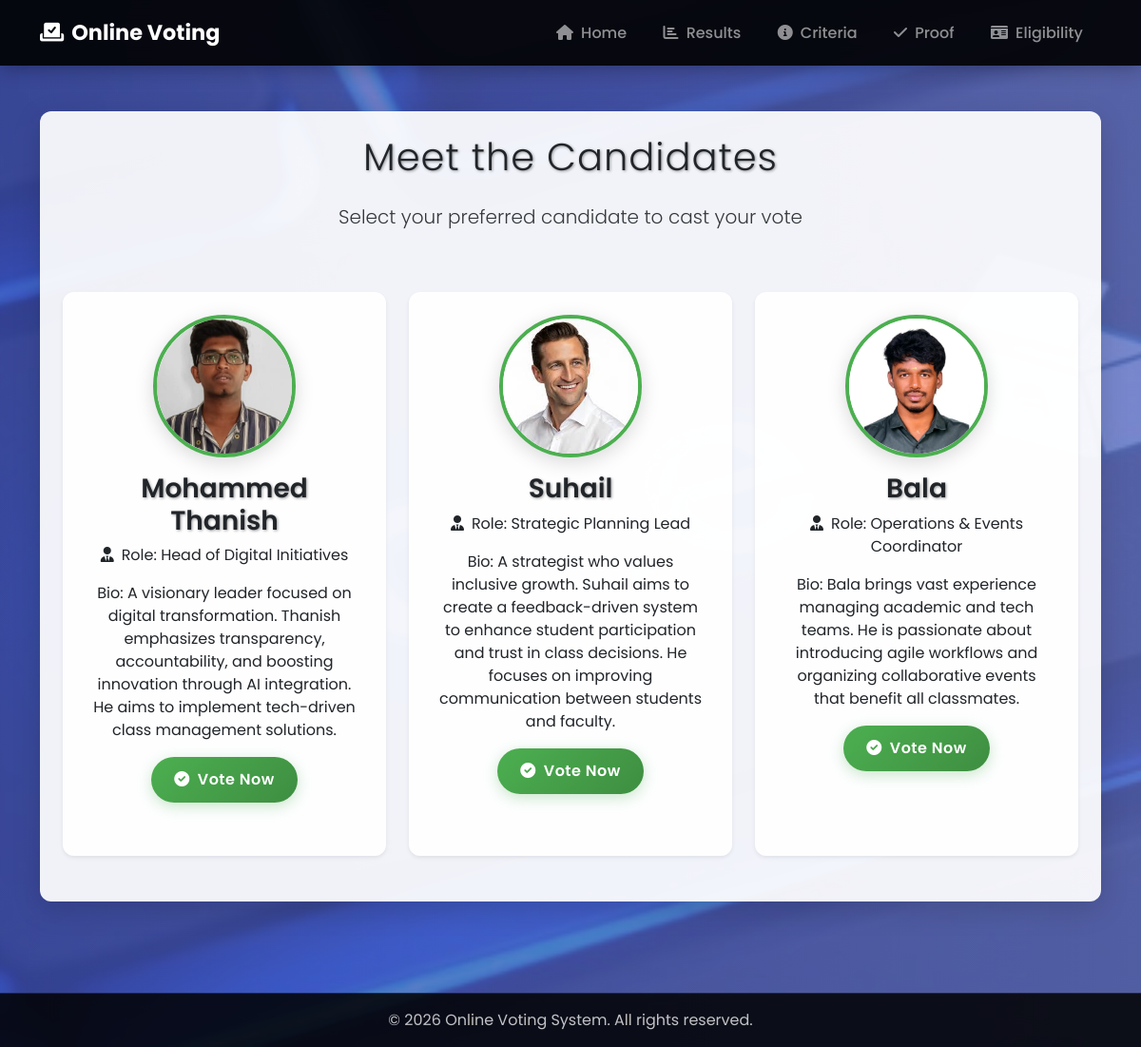
Page /home/ on the earlier database version.
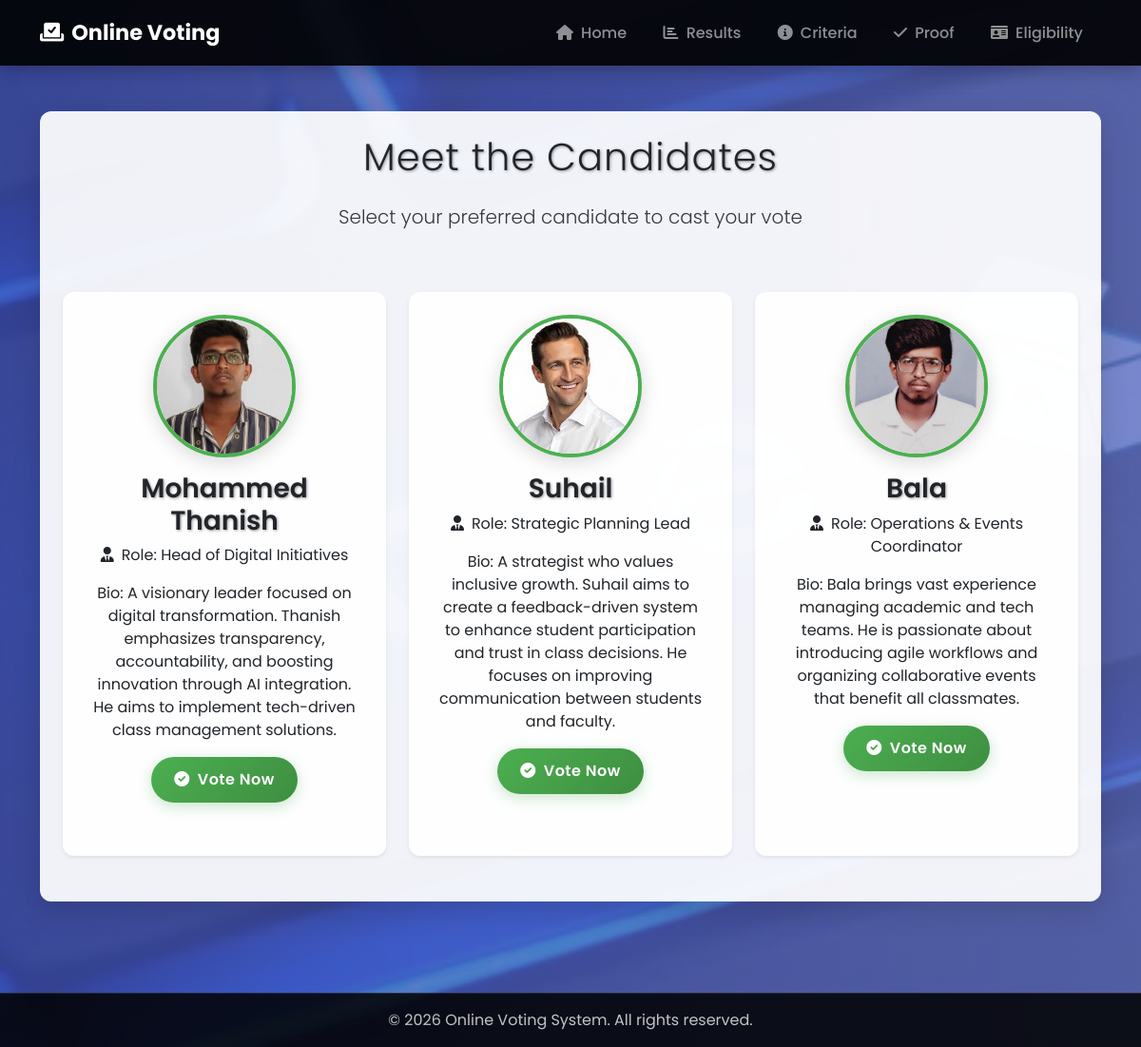
Same page on the later database version.
### pollzone/models.py (models this page shows, shortened)
class Candidate(models.Model):
    name = models.CharField(max_length=100)
    votes = models.IntegerField(default=0)
    photo = models.ImageField(upload_to='candidate_photos/', blank=True, null=True)

### pollzone/views.py (the view)
# urls.py: 2. Add a URL to urlpatterns:  path('', views.home, name='home')
def home(request):
    candidates = Candidate.objects.all()[:3]
    return render(request, 'pollzone/home.html', {'candidates': candidates})

### pollzone/templates/pollzone/home.html (shortened to what this page needs)
{% extends 'pollzone/base.html' %}
{% load static %}
{% block body_class %}bg-home{% endblock %}
{% block content %}
<div class="card p-4 mb-5">
    <div class="text-center">
        <h1 class="display-4 mb-4">Meet the Candidates</h1>
        <p class="lead">Select your preferred candidate to cast your vote</p>
    </div>
    <div class="row mt-5">
        {% for candidate in candidates %}
        <div class="col-md-4 mb-4">
            <div class="card h-100 shadow-sm">
                <div class="card-body text-center py-4">
                    {% if candidate.photo %}
                        <img src="{{ candidate.photo.url }}" alt="{{ candidate.name }}" class="candidate-img mb-3">
                    {% else %}
                        <img src="{% static 'images/default.jpg' %}" alt="No image" class="candidate-img mb-3">
                    {% endif %}
                    <h3 class="mb-2">{{ candidate.name }}</h3>
                    <div class="candidate-bio mb-3">
                        {% if candidate.name == "Mohammed Thanish" %}
                    <p class="candidate-role">
                         <i class="fas fa-user-tie me-2"></i>Role: Head of Digital Initiatives
                             </p>
                            <p> Bio: A visionary leader focused on digital transformation. Thanish emphasizes transparency, accountability, and boosting innovation through AI integration. He aims to implement tech-driven class management solutions.</p>
                        {% elif candidate.name == "Suhail" %}
                        <p class="candidate-role">
                         <i class="fas fa-user-tie me-2"></i>Role: Strategic Planning Lead
                             </p>
                            <p> Bio: A strategist who values inclusive growth. Suhail aims to create a feedback-driven system to enhance student participation and trust in class decisions. He focuses on improving communication between students and faculty.</p>
                        {% elif candidate.name == "Bala" %}
                        <p class="candidate-role">
                         <i class="fas fa-user-tie me-2"></i>Role: Operations & Events Coordinator
                         </p>
                            <p> Bio: Bala brings vast experience managing academic and tech teams. He is passionate about introducing agile workflows and organizing collaborative events that benefit all classmates.</p>
                        {% endif %}
                    </div>
                    <form method="post" action="{% url 'vote' candidate.id %}">
                        <button type="submit" class="btn btn-vote px-4">
                            <i class="fas fa-check-circle me-2"></i>Vote Now
                        </button>
                    </form>
                </div>
            </div>
        </div>
        {% endfor %}
    </div>
</div>
{% endblock %}

Differences in the rows shown:
changed Candidate "Bala": photo: a different picture
